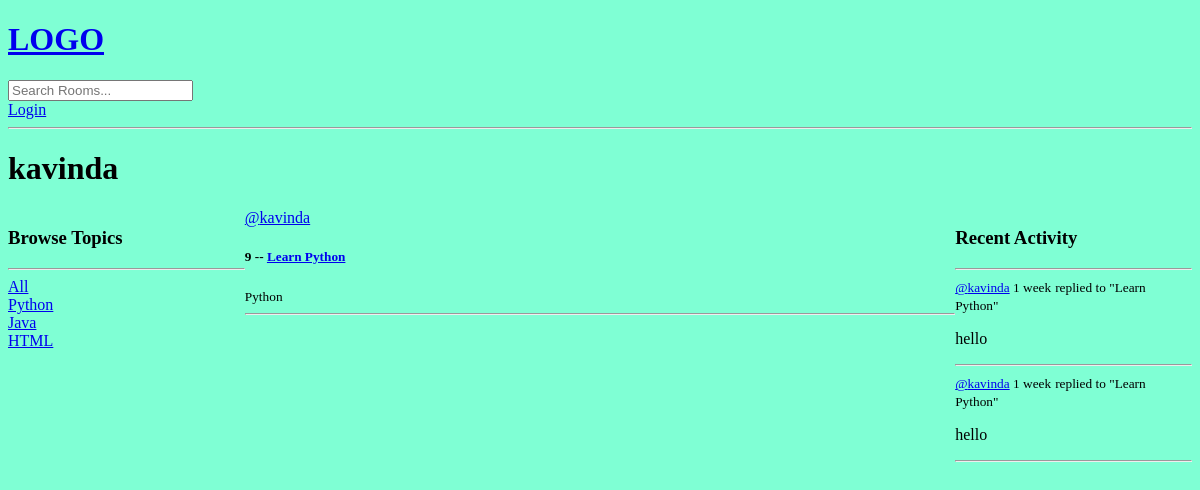
The app's page /profile/1/, older data.
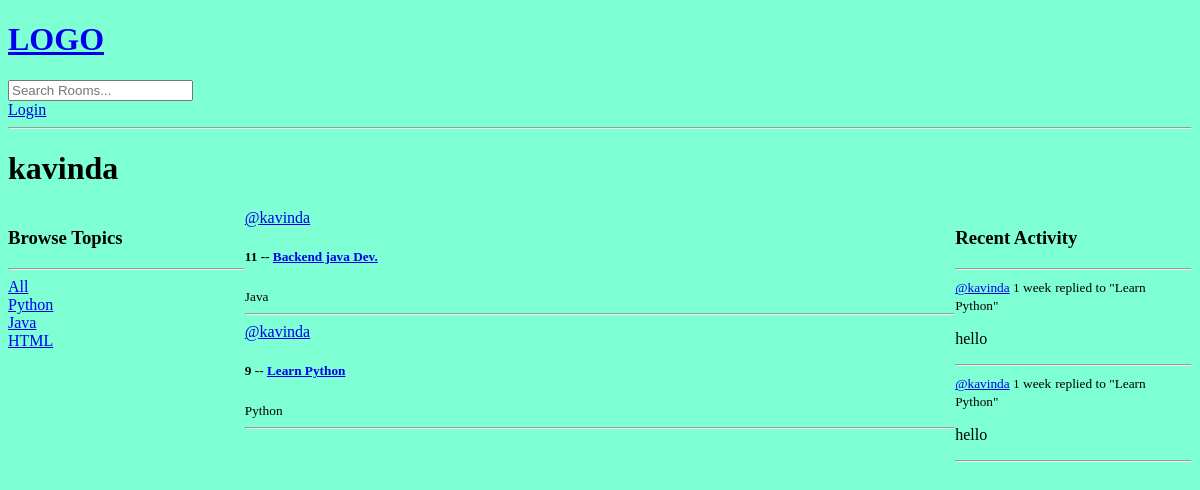
The same page, newer data.
### base/models.py (models this page shows, shortened)
class Topic(models.Model):
    name = models.CharField(max_length=200)

class Room(models.Model):
    host = models.ForeignKey(User, on_delete=models.SET_NULL, null=True)
    topic = models.ForeignKey(Topic, on_delete=models.SET_NULL, null=True)
    name = models.CharField(max_length=200)
    description = models.TextField(null=True, blank=True) # database field (can Empty), form field (can Empty)
    participants = models.ManyToManyField(User, related_name='participant', blank=True)
    updated = models.DateTimeField(auto_now=True) # everytime save (or updated) the field
    created = models.DateTimeField(auto_now_add=True) # first time created the field
    class Meta:
        ordering = ['-updated', '-created'] # ('-' for reverse the order)
    def __str__(self):
        return self.name

class Message(models.Model):
    user = models.ForeignKey(User, on_delete=models.CASCADE)
    room = models.ForeignKey(Room, on_delete=models.CASCADE) # when room delete, delete all chiled messages
    body = models.TextField()
    updated = models.DateTimeField(auto_now=True)
    created = models.DateTimeField(auto_now_add=True)
    class Meta:
        ordering = ['-updated', '-created']
    def __str__(self):
        return self.body[0:50]

### base/views.py (the view)
# urls.py: path('profile/<str:pk>/', views.userProfile, name='user-profile'),
def userProfile(request, pk):
    user = User.objects.get(id=pk)
    rooms = user.room_set.all()
    room_messages = user.message_set.all()
    topics = Topic.objects.all()
    context = {
        'user': user,
        'rooms': rooms,
        'room_messages': room_messages,
        'topics': topics
        }
    return render(request, 'base/profile.html', context)

### base/templates/base/profile.html (shortened to what this page needs)
{% extends 'main.html' %}
{% block content %}
<h1>{{user.username}}</h1>
<div class="profile-container">
    <div>{% include 'base/topics_component.html' %}</div>
    <div>{% include 'base/feed_component.html' %}</div>
    <div>{% include 'base/activity_component.html' %}</div>
</div>
{% endblock content %}

### base/templates/base/topics_component.html
<h3>Browse Topics</h3>
<hr />
<div>
    <a href="{% url 'home' %}">All</a>
</div>
{% for topic in topics %}
<div>
    <a href="{% url 'home' %}?q={{topic.name}}">{{topic.name}}</a>
</div>
{% endfor %}

### base/templates/base/feed_component.html (shortened to what this page needs)
<div>
    {% for room in rooms %}
    <div>
        <a href="{% url 'user-profile' room.host.id %}">@{{room.host.username}}</a>
        <h5>
            {{room.id}} -- <a href="{% url 'room' room.id %}">{{room.name}}</a>
        </h5>
        <small>{{room.topic.name}}</small>
        <hr />
    </div>
    {% endfor %}
</div>

### base/templates/base/activity_component.html (shortened to what this page needs)
<h3>Recent Activity</h3>
<hr>
{% for message in room_messages %}
<div>
    <small><a href="{% url 'user-profile' message.user.id%}">@{{message.user}}</a> {{message.created|timesince}}</small>
    <small>replied to "{{message.room}}"</small>
    <p>{{message}}</p>
    <hr>
</div>
{% endfor %}

Row changes from the older to the newer data that the page shows:
added Room: host.username "kavinda", id "11", name "Backend java Dev.", topic.name "Java"
